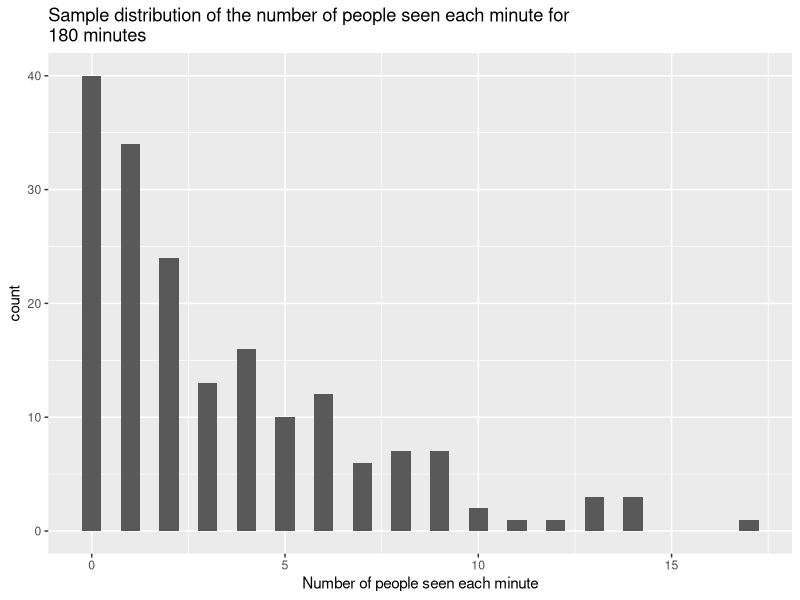
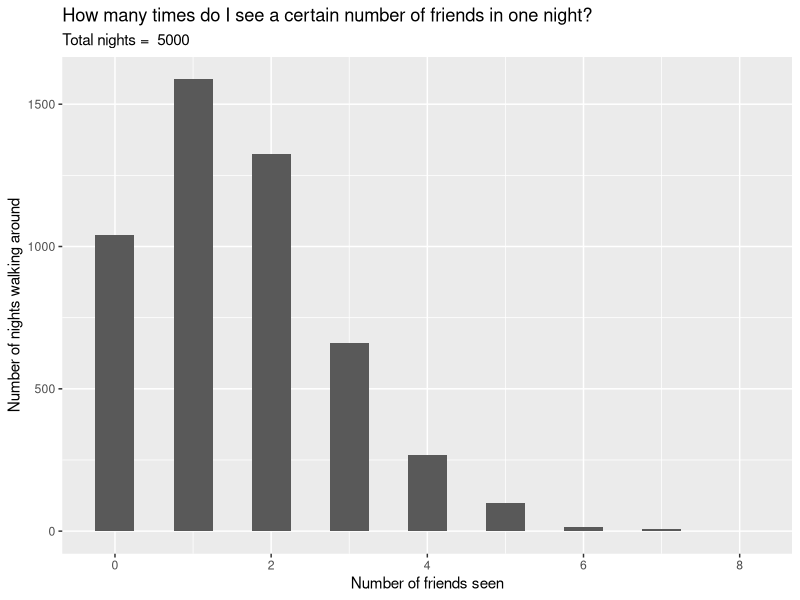

Write the R code that produced these figures, in order.
## ---- chunk 1
library(tidyverse)
## ---- chunk 2
#sample plot of the distributions of the number of people I would see each minute over 3 hours
set.seed(14)
exprate <- 0.25
random_exponent <- data.frame(n = map_dbl(1:180, function(x){
    floor(rexp(1, exprate))}))
ggplot(random_exponent, aes(x = n))+
  geom_histogram(binwidth = 0.5)+
  labs(
    x = "Number of people seen each minute",
    title = "Sample distribution of the number of people seen each minute for \n180 minutes"
  )
## ---- chunk 3
#pass random people walking around the 5Cs
start_walking_for <- function(number_of_minutes, how_close){
  people_passed <- map_dbl(1:number_of_minutes, function(x){
    floor(rexp(1, exprate))}) #vector of the number of people I pass every minute
  list_of_people <- map(people_passed, function(x){sample(1:6000, x, replace = TRUE)})
  vector_of_people <- unlist(list_of_people) #Time steps do not matter, so it doesn't matter if I see someone in minute 1 or minute 156.
  sum(vector_of_people <= how_close) #How many times do I see someone who is my close friend?
}
## ---- chunk 4
walking_time <- 180
friends <- 15
nights <- 5000  

simulation <- data.frame(friends_seen = map_dbl(1:nights, ~start_walking_for(walking_time, friends)))

ggplot(simulation) +
  geom_histogram(aes(x = friends_seen), binwidth = 0.5) +
  labs(
    title = "How many times do I see a certain number of friends in one night?",
    subtitle = paste("Total nights = ", nights),
    x = "Number of friends seen",
    y = "Number of nights walking around"
  )
  
